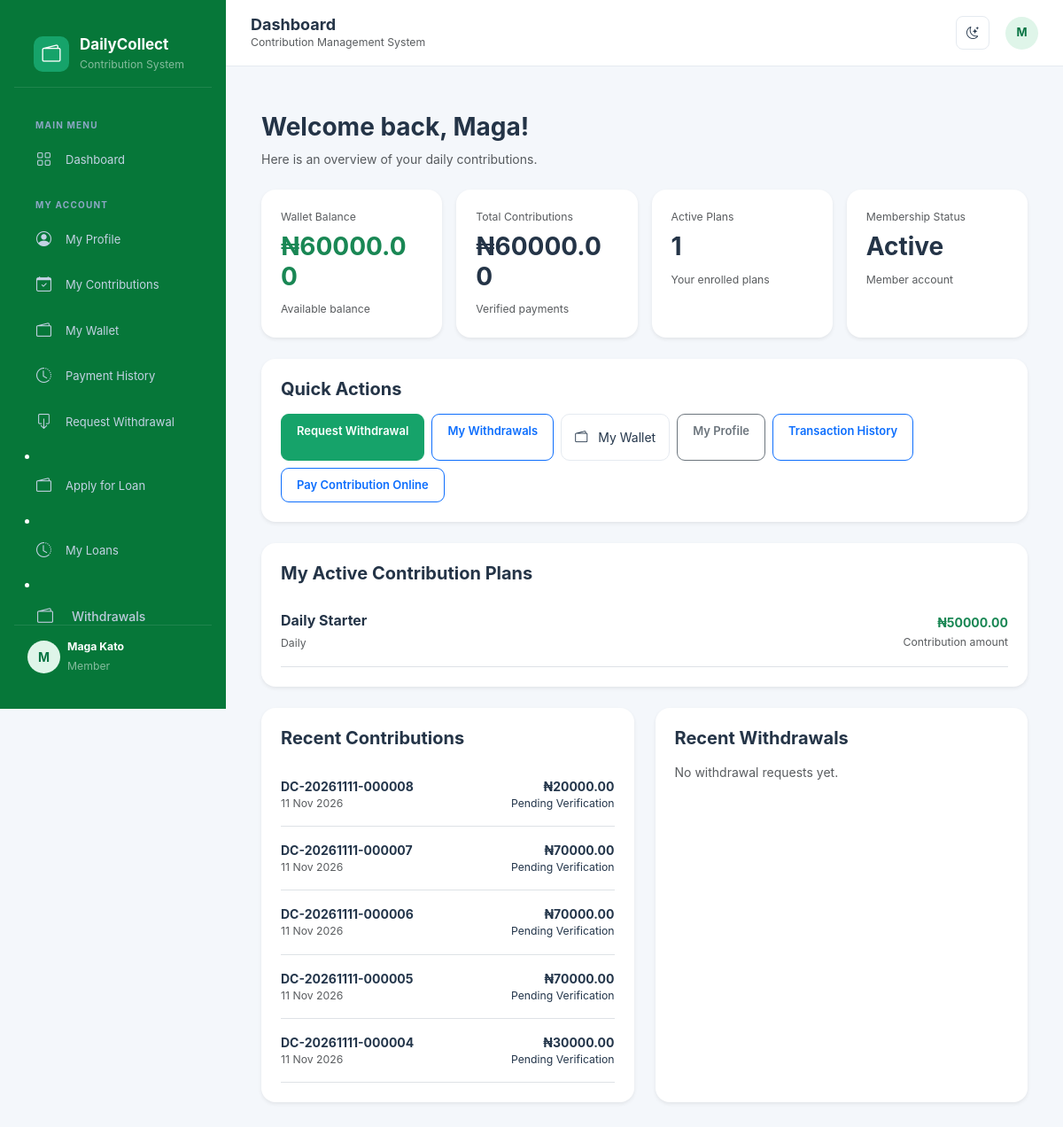
/member-dashboard/ (signed in), run on an earlier commit of the app's database.
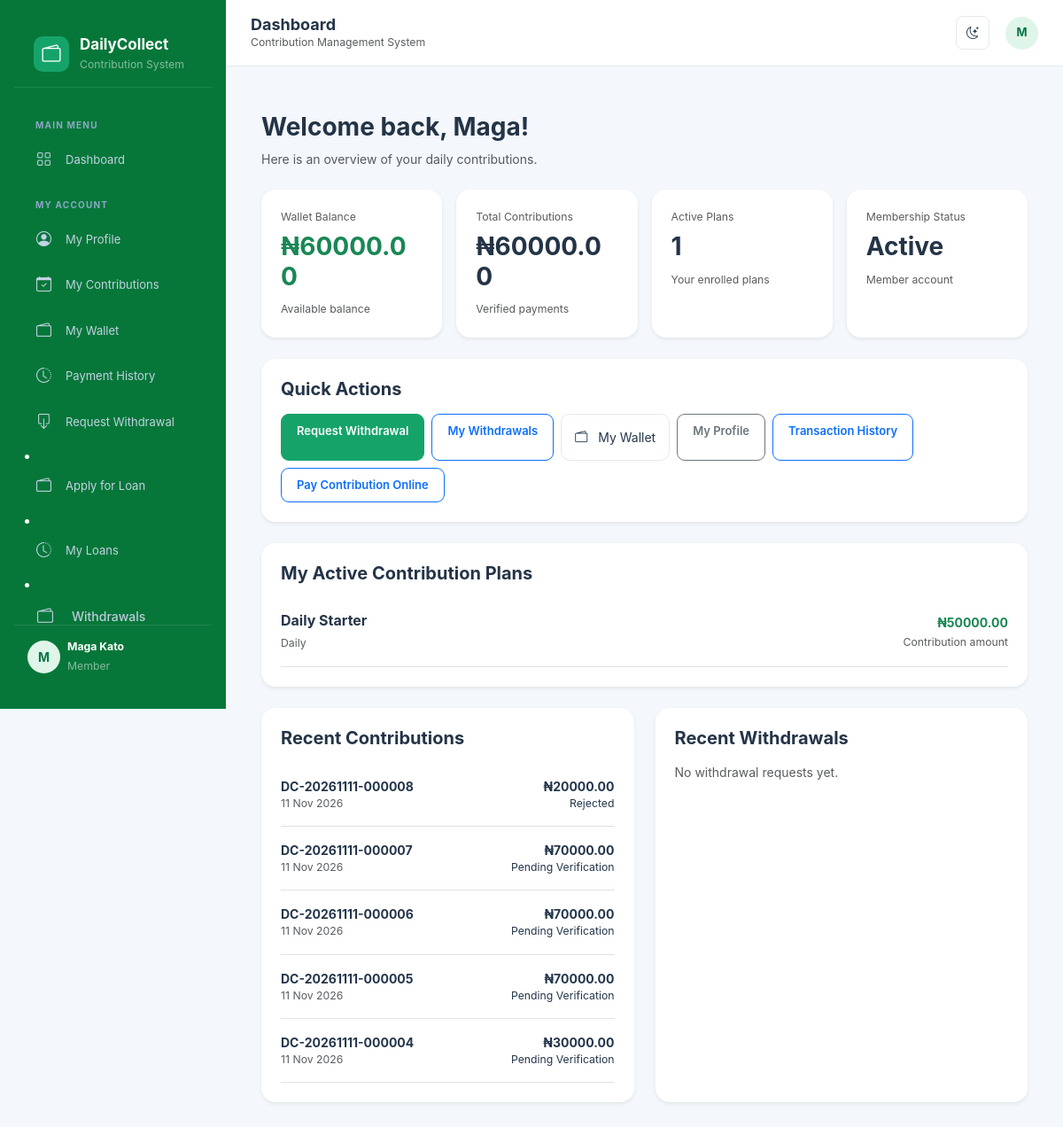
And on a later commit of the database.
### collections_daily/models.py (models this page shows, shortened)
class Collection(models.Model):
    class PaymentMethod(models.TextChoices):
        CASH = 'CASH', 'Cash'
        BANK_TRANSFER = 'BANK_TRANSFER', 'Bank Transfer'
        PAYSTACK = 'PAYSTACK', 'Paystack Online Payment'
    class Status(models.TextChoices):
        PENDING = 'PENDING', 'Pending Verification'
        VERIFIED = 'VERIFIED', 'Verified'
        REJECTED = 'REJECTED', 'Rejected'
    receipt_no = models.CharField(
        max_length=30,
        unique=True,
        blank=True
    )
    enrollment = models.ForeignKey(
        PlanEnrollment,
        on_delete=models.PROTECT,
        related_name='collections'
    )
    assignment = models.ForeignKey(
        MemberAssignment,
        on_delete=models.PROTECT,
        related_name='collections'
    )
    amount = models.DecimalField(
        max_digits=12,
        decimal_places=2,
        validators=[MinValueValidator(0.01)]
    )
    payment_method = models.CharField(
        max_length=20,
        choices=PaymentMethod.choices,
        default=PaymentMethod.CASH
    )
    transaction_reference = models.CharField(
        max_length=100,
        blank=True
    )
    paystack_reference = models.CharField(
    max_length=100,
    unique=True,
    null=True,
    blank=True
    )
    paystack_access_code = models.CharField(
        max_length=100,
        blank=True
    )
    paystack_authorization_url = models.URLField(
        max_length=500,
        blank=True
    )
    paystack_paid_at = models.DateTimeField(
        null=True,
        blank=True
    )
    collection_date = models.DateField(
        default=timezone.localdate
    )
    collected_by = models.ForeignKey(
        settings.AUTH_USER_MODEL,
        on_delete=models.PROTECT,
        related_name='recorded_collections'
    )
    status = models.CharField(
        max_length=15,
        choices=Status.choices,
        default=Status.PENDING
    )
    verified_by = models.ForeignKey(
        settings.AUTH_USER_MODEL,
        on_delete=models.SET_NULL,
        null=True,
        blank=True,
        related_name='verified_collections',
    )
    verified_at = models.DateTimeField(null=True, blank=True)
    rejected_by = models.ForeignKey(
        settings.AUTH_USER_MODEL,
        on_delete=models.SET_NULL,
        null=True,
        blank=True,
        related_name='rejected_collections',
    )
    rejected_at = models.DateTimeField(null=True, blank=True)
    rejection_reason = models.TextField(blank=True)
    notes = models.TextField(blank=True)
    created_at = models.DateTimeField(auto_now_add=True)
    updated_at = models.DateTimeField(auto_now=True)
    class Meta:
        ordering = ['-collection_date', '-created_at']
        verbose_name = 'Collection'
        verbose_name_plural = 'Collections'

### core/views.py (the view, shortened to what this page needs)
@login_required
def member_dashboard(request):
    if request.user.role != 'MEMBER':
        return redirect('dashboard')
    member = Member.objects.filter(user=request.user).first()
    try:
        wallet = member.wallet
    except ObjectDoesNotExist:
        wallet = None
    enrollments = member.plan_enrollments.filter(
        status='ACTIVE'
    ).select_related('plan')
    recent_collections = Collection.objects.filter(
        enrollment__member=member
    ).select_related(
        'enrollment__plan'
    ).order_by('-created_at')[:5]
    recent_withdrawals = Withdrawal.objects.filter(
        member=member
    ).order_by('-created_at')[:5]
    total_contributions = Collection.objects.filter(
    enrollment__member=member,
    status='VERIFIED'
    ).aggregate(total=Sum('amount'))['total'] or 0
    context = {
        'member': member,
        'wallet': wallet,
        'enrollments': enrollments,
        'recent_collections': recent_collections,
        'recent_withdrawals': recent_withdrawals,
        'total_contributions': total_contributions,
    }
    return render(request, 'dashboard/member_dashboard.html', context)

### templates/dashboard/member_dashboard.html (shortened to what the changed rows need)
{% extends 'base.html' %}
{% block content %}
<div class="container-fluid py-4">
    {% if not member %}
        <div class="alert alert-warning">
            Your member profile has not been linked to your account.
            Please contact the administrator.
        </div>
    {% else %}
    <div class="row g-4">
        <div class="col-lg-6">
            <div class="card border-0 shadow-sm h-100">
                <div class="card-body">
                    {% for collection in recent_collections %}
                        <div class="d-flex justify-content-between
                                    border-bottom py-3">
                            <div>
                                <strong>{{ collection.receipt_no }}</strong>
                                <div class="small text-muted">
                                    {{ collection.collection_date|date:"d M Y" }}
                                </div>
                            </div>
                            <div class="text-end">
                                <strong>
                                    ₦{{ collection.amount|floatformat:2 }}
                                </strong>
                                <div class="small">
                                    {{ collection.get_status_display }}
                                </div>
                            </div>
                        </div>
                    {% empty %}
                        <p class="text-muted">
                            No contributions recorded yet.
                        </p>
                    {% endfor %}
                </div>
            </div>
        </div>
    </div>
    {% endif %}
</div>
{% endblock %}

What changed in the data, as far as the page shows it:
changed Collection "DC-20261111-000008": status "Pending Verification" → "Rejected"
